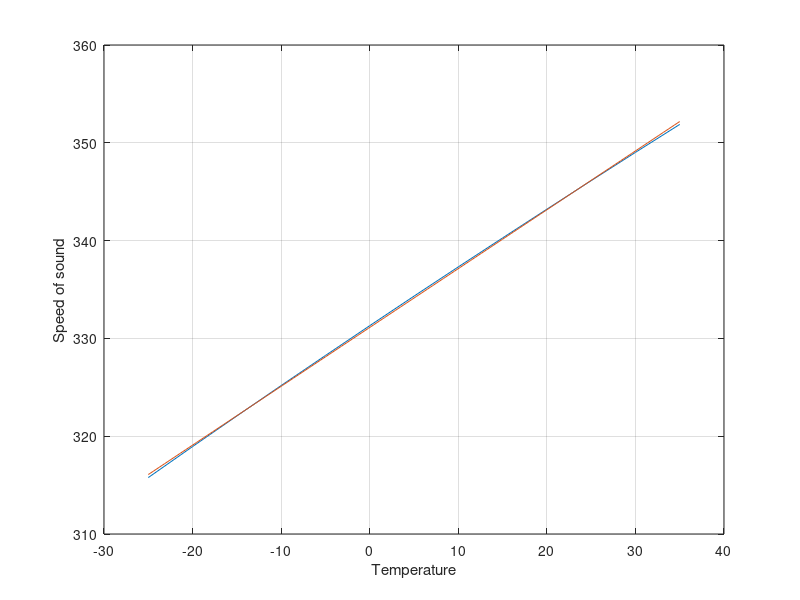
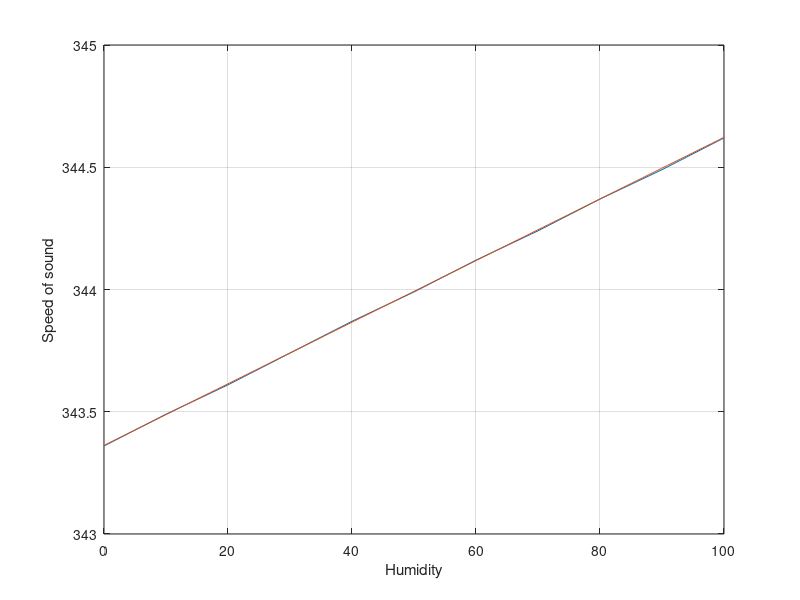

Write the MATLAB code that produced these figures, in order.
format short
%Values from wikipedia

temp = [-25 -20 -15 -10 -5 0 5 10 15 20 25 30 35];
speed1 = [315.77 318.94 322.07 325.18 328.25 331.30 334.32 337.31 340.27 343.21 346.13 349.02 351.88];

figure(1)
plot(temp, speed1)
hold on
grid on
xlabel('Temperature')
ylabel('Speed of sound')

%Testing the function given by polyfit
x1 = linspace(-25,35);
y1 = 331.1190 + 0.6016*x1;
plot(x1, y1)

polyfit(temp, speed1, 1)

%Values from
%http://www.sengpielaudio.com/calculator-airpressure.htm 
%at 20deg C and 101,325 kPa

hum = [0 10 20 30 40 50 60 70 80 90 100];
speed2 = [343.36 343.49 343.61 343.74 343.87 343.99 344.12 344.24 344.37 344.49 344.62];


figure(2)
plot(hum, speed2)
hold on
grid on
xlabel('Humidity')
ylabel('Speed of sound')

%Testing the function given by polyfit
x2 = linspace(0,100);
y2 = 343.3623 + 0.0126*x2;
plot(x2, y2)

polyfit(hum, speed2, 1)

%Idea: use start value for temperature and use the k value for both
%with two unknown, one for temp and one for humidity
%  =>   speed = 331.1190 + 0.6016*temp + 0.0126*humidity
